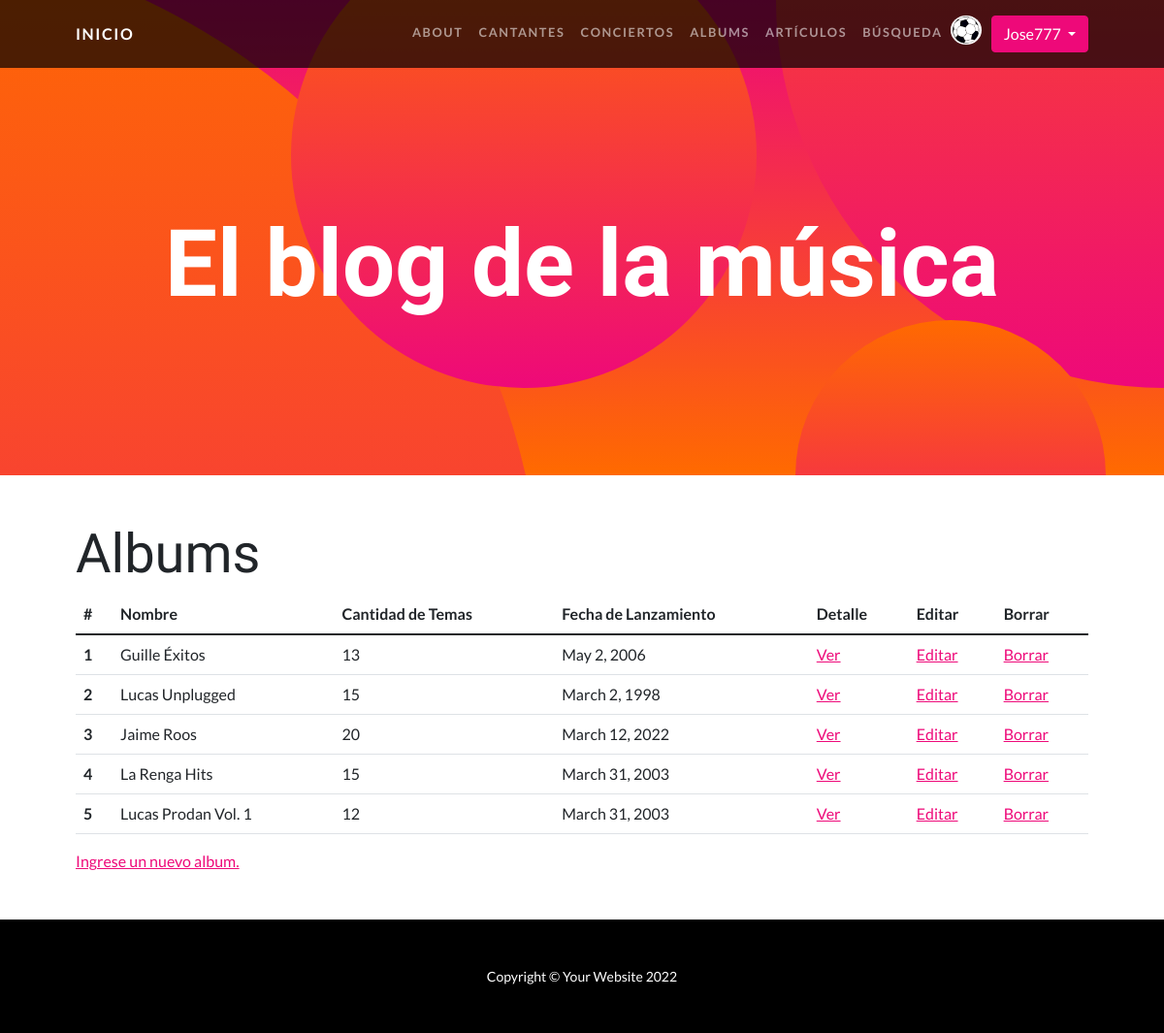
Page /AppBlog/albums/ (signed in) on the earlier database version.
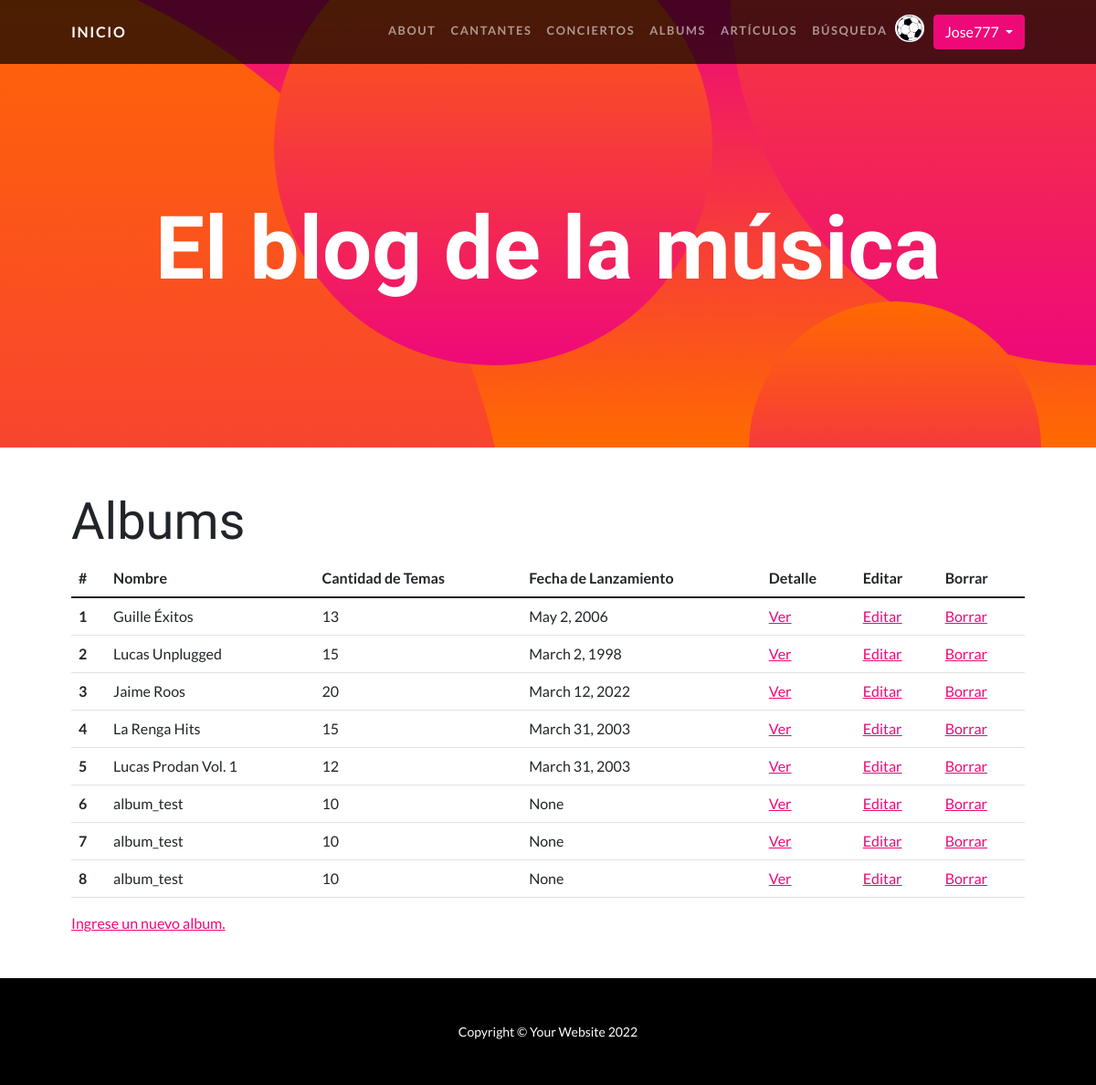
Same page on the later database version.
### AppBlog/models.py (models this page shows, shortened)
class Album(models.Model):
    nombre = models.CharField(max_length=30)
    cant_temas = models.IntegerField()
    fecha_de_lanzamiento = models.DateField(null=True)

### AppBlog/views.py (the view)
# urls.py: path("albums/", albums, name="albums"),
@login_required
def albums(request):
    albums = Album.objects.all()
    contexto = {"albums_encontrados": albums}
    return render(request, "AppBlog/albums.html", context=contexto)

### AppBlog/templates/AppBlog/albums.html
{% extends "AppBlog/padre.html" %}
{% load static %}
{% block contenidoQueCambia %}
<div class="container px-5 my-5">
    <h2 class="display-4" >Albums</h2>
    {% if albums_encontrados %}
        <table class="table table-hover">
            <thead>
            <tr>
                <th scope="col">#</th>
                <th scope="col">Nombre</th>
                <th scope="col">Cantidad de Temas</th>
                <th scope="col">Fecha de Lanzamiento</th>
                <th scope="col">Detalle</th>
                <th scope="col">Editar</th>
                <th scope="col">Borrar</th>
            </tr>
            </thead>
            <tbody>
            {% for album in albums_encontrados %}
                <tr>
                    <th scope="row">{{forloop.counter}}</th>
                    <td>{{album.nombre}}</td>
                    <td>{{album.cant_temas}}</td>
                    <td>{{album.fecha_de_lanzamiento}}</td>
                    <td> <a href="{% url 'AlbumDetail' album.id %}">Ver</a> </td>
                    <td> <a href="{% url 'AlbumUpdate' album.id %}">Editar</a> </td>
                    <td> <a href="{% url 'AlbumDelete' album.id %}">Borrar</a> </td>
                </tr>
            {% endfor %}
            </tbody>
        </table>
    {% else %}
        <p>No se encontraron albums cargados en la base de datos.</p>
    {% endif %}
    <p><a href="{% url 'form_albums' %}"> Ingrese un nuevo album.</a></p>
</div>
{% endblock %}

Differences in the rows shown:
added Album: nombre "album_test", cant_temas "10", fecha_de_lanzamiento "None"
added Album: nombre "album_test", cant_temas "10", fecha_de_lanzamiento "None"
added Album: nombre "album_test", cant_temas "10", fecha_de_lanzamiento "None"
